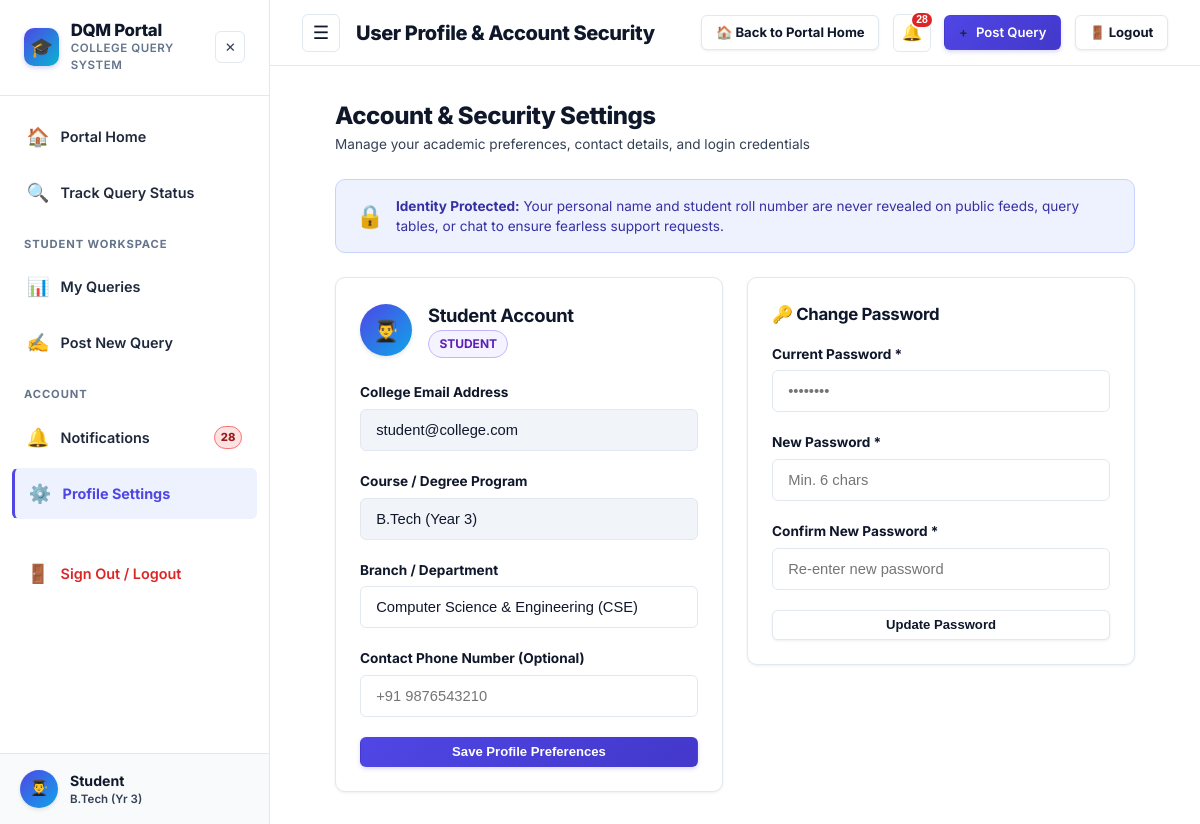
Screenshot of /profile (signed in) with the database file from the repository.
### tables this page shows
CREATE TABLE users (
    id INTEGER PRIMARY KEY AUTOINCREMENT,
    name TEXT DEFAULT 'Anonymous User',
    email TEXT NOT NULL UNIQUE,
    password_hash TEXT NOT NULL,
    role TEXT NOT NULL DEFAULT 'student',
    level TEXT,
    department TEXT,
    course TEXT,
    year INTEGER,
    phone TEXT,
    roll_no TEXT,
    designation TEXT,
    is_active INTEGER DEFAULT 1,
    last_active_at TIMESTAMP DEFAULT CURRENT_TIMESTAMP,
    created_at TIMESTAMP DEFAULT CURRENT_TIMESTAMP
);

### app.py (the view, shortened to what this page needs)
@app.route('/profile', methods=['GET', 'POST'])
@login_required
def profile():
    user = get_current_user()
    db = get_db()
    return render_template('profile.html', user=user)

### app.py (called while the page is built)
@app.after_request
def add_cache_headers(response):
    if request.path.startswith('/static/'):
        response.headers['Cache-Control'] = 'public, max-age=86400'
    return response

def login_required(f):
    @wraps(f)
    def decorated_function(*args, **kwargs):
        user = get_current_user()
        if not user:
            session.clear()
            flash('Please log in to access this page.', 'warning')
            return redirect(url_for('login', next=request.url))
        return f(*args, **kwargs)
    return decorated_function

def get_current_user():
    if hasattr(g, '_current_user'):
        return g._current_user
    if 'user_id' in session:
        db = get_db()
        user = db.execute('SELECT * FROM users WHERE id = ?', (session['user_id'],)).fetchone()
        if not user or not user['is_active']:
            session.clear()
            g._current_user = None
            return None
        g._current_user = dict(user)
        return g._current_user
    g._current_user = None
    return None

### database.py (called while the page is built)
def get_db():
    if 'db' not in g:
        g.db = sqlite3.connect(
            current_app.config['DATABASE'],
            detect_types=sqlite3.PARSE_DECLTYPES
        )
        g.db.row_factory = sqlite3.Row
        g.db.execute("PRAGMA foreign_keys = ON")
        g.db.execute("PRAGMA journal_mode = WAL")          # Concurrent reads + writes
        g.db.execute("PRAGMA synchronous = NORMAL")        # High performance with crash safety
        g.db.execute("PRAGMA cache_size = -16000")         # 16 MB in-memory cache
        g.db.execute("PRAGMA temp_store = MEMORY")         # Temp tables and sorting in RAM
        g.db.execute("PRAGMA mmap_size = 268435456")       # 256 MB memory-mapped I/O
        g.db.execute("PRAGMA busy_timeout = 5000")         # Wait up to 5s instead of throwing locked error
    return g.db

### templates/profile.html (shortened to what this page needs)
{% extends 'base.html' %}
{% block page_title %}User Profile & Account Security{% endblock %}
{% block content %}
<div style="max-width: 800px; margin: 0 auto;">
  <div style="margin-bottom: 1.5rem;">
    <h1 style="font-size: 1.5rem; font-weight: 800; color: var(--text-main); margin: 0;">Account & Security Settings</h1>
    <p style="font-size: 0.85rem; color: var(--text-muted); margin: 0;">Manage your academic preferences, contact details, and login credentials</p>
  </div>
  <div style="background: #eef2ff; border: 1px solid #c7d2fe; border-radius: var(--radius-md); padding: 1rem 1.25rem; margin-bottom: 1.5rem; display: flex; align-items: center; gap: 0.75rem;">
    <span style="font-size: 1.4rem;">🔒</span>
    <div style="font-size: 0.85rem; color: #3730a3;">
      <strong>Identity Protected:</strong> Your personal name and student roll number are never revealed on public feeds, query tables, or chat to ensure fearless support requests.
    </div>
  </div>
  <div style="display: grid; grid-template-columns: 1fr 1fr; gap: 1.5rem; align-items: start;">
    <div class="card">
      <div style="display: flex; align-items: center; gap: 1rem; margin-bottom: 1.5rem;">
        <div class="user-avatar-circle" style="width: 52px; height: 52px; font-size: 1.3rem;">
          {% if user.role == 'student' %}👨‍🎓{% elif user.role == 'faculty' %}👩‍🏫{% elif user.role == 'staff' %}🏢{% else %}⚡{% endif %}
        </div>
        <div>
          <h2 style="font-size: 1.15rem; font-weight: 700; color: var(--text-main);">
            {% if user.role == 'student' %}Student Account
            {% elif user.role == 'faculty' %}Faculty Account
            {% elif user.role == 'staff' %}Department Staff
            {% else %}System Administrator{% endif %}
          </h2>
          <span class="badge badge-status-assigned">{{ user.role | upper }}</span>
        </div>
      </div>
      <form method="POST" action="{{ url_for('profile') }}">
        <div class="form-group">
          <label class="form-label">College Email Address</label>
          <input type="email" class="form-control" value="{{ user.email }}" disabled style="background: #f1f5f9; cursor: not-allowed;">
        </div>
        {% if user.role in ['student', 'faculty', 'hod'] and user.course %}
        <div class="form-group">
          <label class="form-label">Course / Degree Program</label>
          <input type="text" class="form-control" value="{{ user.course }} {% if user.year %}(Year {{ user.year }}){% endif %}" disabled style="background: #f1f5f9;">
        </div>
        {% endif %}
        <div class="form-group">
          <label class="form-label">Branch / Department</label>
          <input type="text" name="department" class="form-control" value="{{ user.department or '' }}">
        </div>
        <div class="form-group">
          <label class="form-label">Contact Phone Number (Optional)</label>
          <input type="tel" name="phone" class="form-control" value="{{ user.phone or '' }}" placeholder="+91 9876543210">
        </div>
        <button type="submit" class="btn btn-primary btn-sm" style="width: 100%;">
          Save Profile Preferences
        </button>
      </form>
    </div>
    <div class="card">
      <h3 style="font-size: 1.05rem; font-weight: 700; margin-bottom: 1rem;">🔑 Change Password</h3>
      <form method="POST" action="{{ url_for('profile') }}">
        <div class="form-group">
          <label class="form-label">Current Password *</label>
          <input type="password" name="current_password" class="form-control" placeholder="••••••••" required>
        </div>
        <div class="form-group">
          <label class="form-label">New Password *</label>
          <input type="password" name="new_password" class="form-control" placeholder="Min. 6 chars" required minlength="6">
        </div>
        <div class="form-group">
          <label class="form-label">Confirm New Password *</label>
          <input type="password" name="confirm_password" class="form-control" placeholder="Re-enter new password" required minlength="6">
        </div>
        <button type="submit" class="btn btn-secondary btn-sm" style="width: 100%;">
          Update Password
        </button>
      </form>
    </div>
  </div>
</div>
{% endblock %}

### templates/base.html (shortened to what this page needs)
<!DOCTYPE html>
<html lang="en">
<head>
  <link rel="stylesheet" href="{{ url_for('static', filename='css/style.css') }}">
</head>
<body data-user-role="{{ current_user.role if current_user else '' }}" data-user-dept="{{ current_user.department if current_user else '' }}" data-user-id="{{ current_user.id if current_user else '' }}">
  <div class="app-container">
    {% if current_user %}
    <aside class="sidebar" id="appSidebar">
      <div class="sidebar-header">
        <a href="{{ url_for('index') }}" class="sidebar-brand-wrapper" style="text-decoration: none; color: inherit;">
          <div class="sidebar-logo">🎓</div>
          <div class="sidebar-brand">
            <h2>DQM Portal</h2>
            <p>College Query System</p>
          </div>
        </a>
        <button type="button" class="sidebar-close-btn" id="sidebarCloseBtn" title="Close Navigation" aria-label="Close Navigation">
          ✕
        </button>
      </div>
      <nav class="sidebar-nav">
        {% if current_user.role == 'principal' %}
        <div class="nav-section-title">Principal Navigation</div>
        <a href="{{ url_for('department_dashboard', dept='Others', view='received') }}" class="nav-item {% if request.endpoint == 'department_dashboard' and (request.args.get('view') in ['received', 'all'] or not request.args.get('view')) %}active{% endif %}">
          <span class="icon">📥</span> Received Queries
        </a>
        <a href="{{ url_for('department_dashboard', view='assigned') }}" class="nav-item {% if request.endpoint == 'department_dashboard' and request.args.get('view') == 'assigned' %}active{% endif %}">
          <span class="icon">🏛️</span> Handled by Principal
        </a>
        <a href="{{ url_for('admin_analytics') }}" class="nav-item {% if request.endpoint in ['admin_analytics', 'hod_analytics'] %}active{% endif %}">
          <span class="icon">📊</span> Analysis
        </a>
        <a href="{{ url_for('admin_users') }}" class="nav-item {% if request.endpoint == 'admin_users' %}active{% endif %}">
          <span class="icon">👥</span> Users
        </a>
        <a href="{{ url_for('admin_communicate_hod') }}" class="nav-item {% if request.endpoint == 'admin_communicate_hod' %}active{% endif %}">
          <span class="icon">💬</span> Communicate with HOD
        </a>
        {% else %}
        {% if not current_user or current_user.role == 'student' %}
        <a href="{{ url_for('index') }}" class="nav-item {% if request.endpoint == 'index' %}active{% endif %}">
          <span class="icon">🏠</span> Portal Home
        </a>
        <a href="{{ url_for('track_query') }}" class="nav-item {% if request.endpoint == 'track_query' %}active{% endif %}">
          <span class="icon">🔍</span> Track Query Status
        </a>
        {% endif %}
        {% if current_user.role == 'student' %}
        <div class="nav-section-title">Student Workspace</div>
        <a href="{{ url_for('dashboard') }}" class="nav-item {% if request.endpoint == 'dashboard' %}active{% endif %}">
          <span class="icon">📊</span> My Queries
        </a>
        <a href="{{ url_for('submit_query') }}" class="nav-item {% if request.endpoint == 'submit_query' %}active{% endif %}">
          <span class="icon">✍️</span> Post New Query
        </a>
        {% endif %}
        {% endif %}
        <div class="nav-section-title">Account</div>
        <a href="{{ url_for('notifications') }}" class="nav-item {% if request.endpoint == 'notifications' %}active{% endif %}">
          <span class="icon">🔔</span> Notifications
          {% if unread_notifications_count > 0 %}
          <span class="badge badge-urgent" style="margin-left: auto; padding: 2px 6px; font-size: 0.7rem;">{{ unread_notifications_count }}</span>
          {% endif %}
        </a>
        <a href="{{ url_for('profile') }}" class="nav-item {% if request.endpoint == 'profile' %}active{% endif %}">
          <span class="icon">⚙️</span> Profile Settings
        </a>
        <a href="{{ url_for('logout') }}" class="nav-item nav-item-logout" style="margin-top: 1.5rem;">
          <span class="icon">🚪</span> Sign Out / Logout
        </a>
      </nav>
      <div class="sidebar-footer">
        <div class="user-avatar-circle">
          {% if current_user.role == 'student' %}👨‍🎓{% elif current_user.role == 'hod' %}🎓{% elif current_user.role == 'ao' %}🏢{% elif current_user.role == 'office_staff' %}💼{% elif current_user.role == 'principal' %}🏛️{% elif current_user.role in ['staff', 'faculty'] %}👩‍🏫{% else %}⚡{% endif %}
        </div>
        <div style="flex-grow: 1; overflow: hidden;">
          <div style="font-size: 0.88rem; font-weight: 700; color: var(--text-main); white-space: nowrap; overflow: hidden; text-overflow: ellipsis;">
            {% if current_user.role == 'student' %}Student
            {% elif current_user.role == 'office_staff' %}Office Staff
            {% elif current_user.role in ['staff', 'faculty'] %}Department Staff
            {% elif current_user.role == 'hod' %}Head of Dept (HOD)
            {% elif current_user.role == 'ao' %}Administrative Officer (AO)
            {% elif current_user.role == 'principal' %}Principal
            {% else %}Central Administrator{% endif %}
          </div>
          <div style="font-size: 0.72rem; color: var(--text-muted); font-weight: 600;">
            {% if current_user.role == 'student' %}
              {{ current_user.course or 'Campus' }}{% if current_user.year %} (Yr {{ current_user.year }}){% endif %}
            {% elif current_user.role in ['ao', 'principal', 'admin'] %}
              {{ current_user.designation or 'Campus Administration' }}
            {% elif current_user.role == 'office_staff' %}
              Administrative Department
            {% else %}
              {{ current_user.department or 'Campus Support' }}
            {% endif %}
          </div>
        </div>
      </div>
    </aside>
    {% endif %}
    <div class="main-content">
      {% if current_user %}
      <header class="topbar">
        <div class="topbar-left">
          <button class="sidebar-toggle-btn" id="sidebarToggle" title="Toggle Navigation Menu" aria-label="Toggle Navigation Menu">
            ☰
          </button>
          <div class="topbar-title">{% block page_title %}Dashboard{% endblock %}</div>
        </div>
        <div class="topbar-right">
          {% if not current_user or current_user.role == 'student' %}
          <a href="{{ url_for('index') }}" class="btn btn-secondary btn-sm" title="Back to Portal Home" style="font-weight: 700; display: inline-flex; align-items: center; gap: 0.35rem;">
            🏠 Back to Portal Home
          </a>
          {% endif %}
          <div class="notif-wrapper">
            <button class="notif-btn" id="notifBtn" aria-label="Notifications" title="Notifications">
              🔔
              {% if unread_notifications_count > 0 %}
              <span class="notif-badge">{{ unread_notifications_count }}</span>
              {% endif %}
            </button>
          </div>
          {% if current_user.role in ['student', 'faculty'] %}
          <a href="{{ url_for('submit_query') }}" class="btn btn-primary btn-sm">
            <span>+</span> Post Query
          </a>
          {% endif %}
          <a href="{{ url_for('logout') }}" class="btn btn-secondary btn-sm" title="Sign Out of Portal" style="font-weight: 700;">
            🚪 Logout
          </a>
        </div>
      </header>
      {% endif %}
      <main class="page-body">
        {% block content %}{% endblock %}
      </main>
    </div>
  </div>
</body>
</html>

### rows the page displays
users: course "B.Tech", year "3", role "STUDENT", email "student@college.com", course "B.Tech (Year 3)", department "Computer Science & Engineering (CSE)"

### other values shown
{{ unread_notifications_count }} "28"
